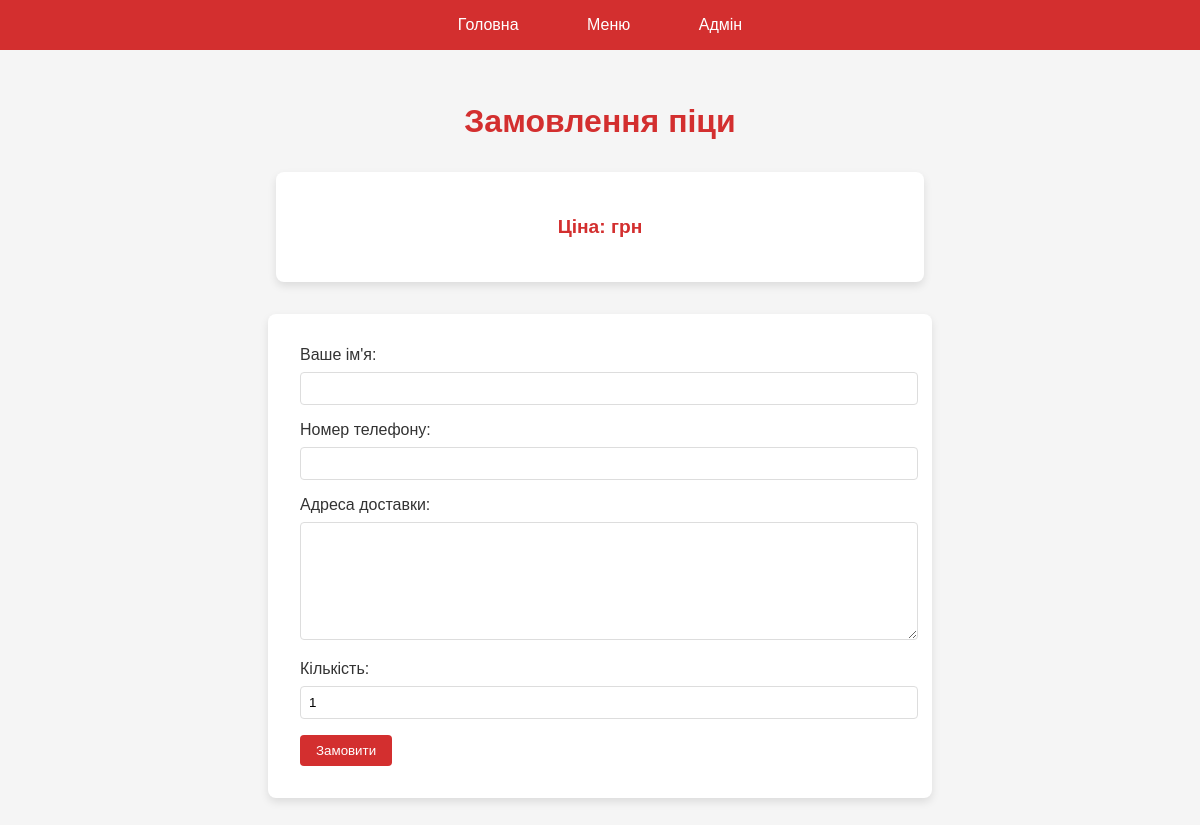
The page /order/1 on the database as committed earlier.
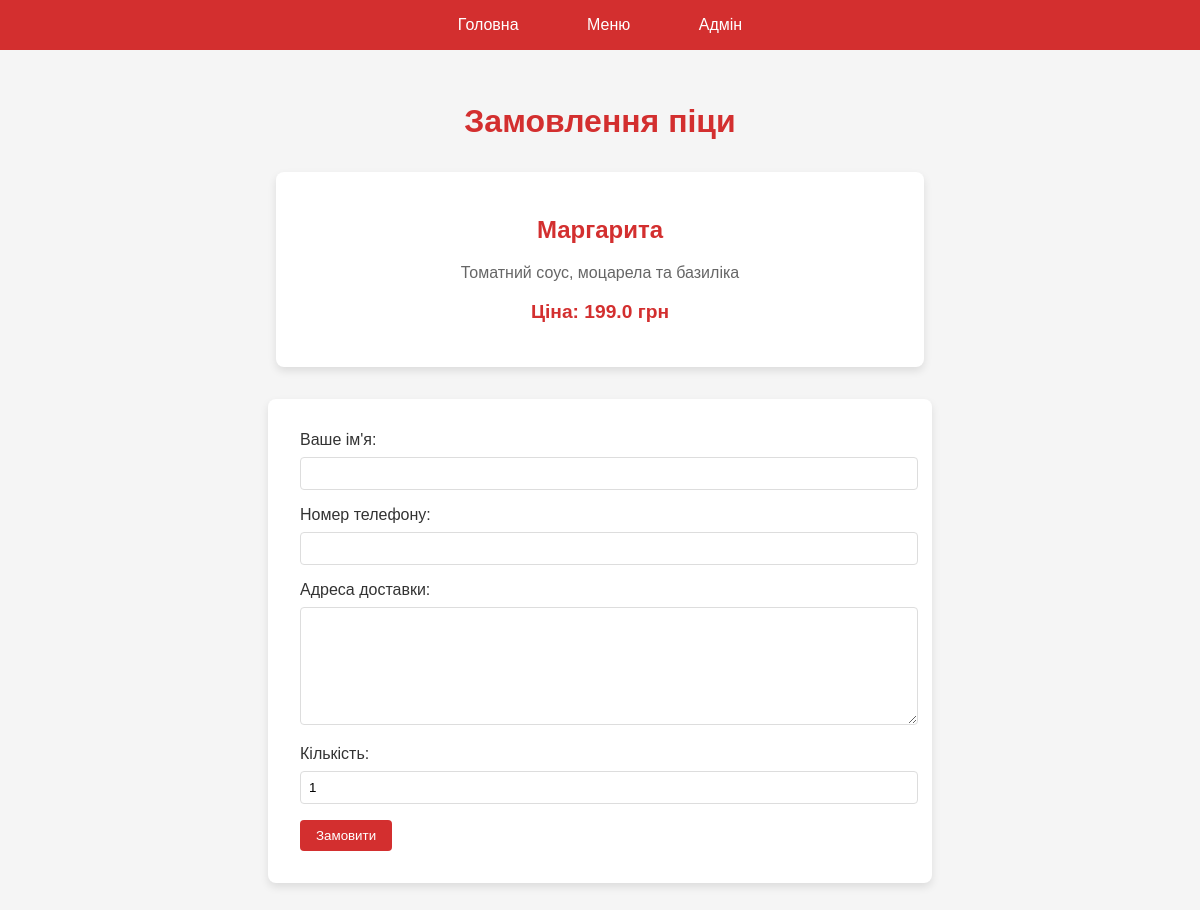
The same page on the database as committed later.
### tables this page shows
CREATE TABLE menu
                 (id INTEGER PRIMARY KEY AUTOINCREMENT,
                  name TEXT NOT NULL,
                  description TEXT NOT NULL,
                  price REAL NOT NULL);

### main.py (the view, shortened to what this page needs)
@app.route('/order/<int:pizza_id>', methods=['GET', 'POST'])
def order(pizza_id):
    conn = sqlite3.connect('instance/pizzeria.db')
    c = conn.cursor()
    c.execute('SELECT * FROM menu WHERE id = ?', (pizza_id,))
    pizza = c.fetchone()
    conn.close()
    return render_template('order.html', pizza=pizza)

### templates/order.html (shortened to what this page needs)
{% extends "base.html" %}
{% block content %}
<div class="container">
    <h1>Замовлення піци</h1>
    <div class="order-details">
        <h2>{{ pizza[1] }}</h2>
        <p class="pizza-description">{{ pizza[2] }}</p>
        <p class="pizza-price">Ціна: {{ pizza[3] }} грн</p>
    </div>
    <form method="POST" class="order-form">
        <div class="form-group">
            <label for="customer_name">Ваше ім'я:</label>
            <input type="text" id="customer_name" name="customer_name" required>
        </div>
        <div class="form-group">
            <label for="phone">Номер телефону:</label>
            <input type="tel" id="phone" name="phone" pattern="[0-9]+" required>
        </div>
        <div class="form-group">
            <label for="address">Адреса доставки:</label>
            <textarea id="address" name="address" required></textarea>
        </div>
        <div class="form-group">
            <label for="quantity">Кількість:</label>
            <input type="number" id="quantity" name="quantity" min="1" value="1" required>
        </div>
        <button type="submit">Замовити</button>
    </form>
</div>
{% endblock %}

Rows that differ between the two databases and show on the page:
added menu: name "Маргарита", description "Томатний соус, моцарела та базиліка", price "199.0"
